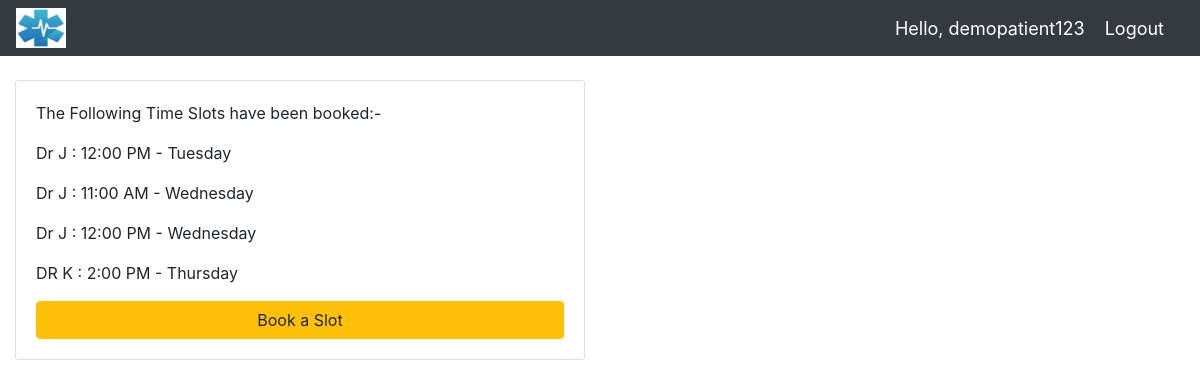
Page /available/ (signed in) on the committed database.
### accounts/models.py (models this page shows, shortened)
class Appointment(models.Model):
    DAYS=(
        ('Monday','Monday'),
        ('Tuesday','Tuesday'),
        ('Wednesday','Wednesday'),
        ('Thursday','Thursday'),
        ('Friday','Friday'),
    )
    TIME_SLOT=(
        ('09:00 AM','09:00 : 09:30'),
        ('10:00 AM','10:00 : 10:30'),
        ('11:00 AM','11:00 : 11:30'),
        ('12:00 PM','12:00 : 12:30'),
        ('1:00 PM','13:00 : 13:30'),
        ('2:00 PM','14:00 : 14:30'),
        ('3:00 PM','15:00 : 15:30'),
        ('4:00 PM','16:00 : 16:30'),
        ('15:00 PM','17:00 : 17:30'),
    )
    patient=models.ForeignKey(Patient,null=True,on_delete=models.SET_NULL)
    Doctor=models.ForeignKey(Doctor,null=True,on_delete=models.SET_NULL)
    day=models.CharField(max_length=200,null=True,choices=DAYS)
    time_slot=models.CharField(max_length=200,choices=TIME_SLOT)

class Doctor(models.Model):
    name=models.CharField(max_length=200,null=True)
    speciality=models.CharField(max_length=200,null=True)
    email=models.CharField(max_length=200,null=True)
    def __str__(self):
        return self.name

### accounts/views.py (the view)
# urls.py: path('available/', views.available, name="available"),
@login_required(login_url='login')
def available(request):
	appointments=Appointment.objects.all()
	context = {'appointments':appointments}
	return render(request, 'accounts/available.html',context)

### accounts/templates/accounts/available.html (shortened to what this page needs)
{%  extends 'accounts/main.html' %}
{% load static %}
{% block content %}
<br>
<div class="row">
	<div class="col-md-6">
		<div class="card card-body">
			<p>The Following Time Slots have been booked:-</p>
            {% for appointment in appointments %}
            <p>{{appointment.Doctor}} : {{appointment.time_slot}} - {{appointment.day}} </p>
			{% endfor %}
				<a class="btn btn-warning" href="{% url 'create_order' request.user.id %}">Book a Slot</a>
		</div>
	</div>
</div>
{% endblock %}

### accounts/templates/accounts/navbar.html (shortened to what this page needs)
{%load static%}
<nav class="navbar navbar-expand-lg navbar-dark bg-dark">
    <a href="{% url 'home'%}"><img src="{% static '/images/logo1.jpeg'%}" width="50" height="40"/></a>
    <span class="hello-msg">Hello, {{request.user}}</span>
  <span ><a  class="hello-msg" href="{% url 'logout' %}">Logout</a></span>
  </nav>

### accounts/templates/accounts/navbar.html (style rules this page uses)
.hello-msg { font-size: 18px; color: #fff; margin-right: 20px; }

### rows in the picture
Appointment: Doctor "Dr J", time_slot "12:00 PM", day "Tuesday"
Appointment: Doctor "Dr J", time_slot "11:00 AM", day "Wednesday"
Appointment: Doctor "Dr J", time_slot "12:00 PM", day "Wednesday"
Appointment: Doctor "DR K", time_slot "2:00 PM", day "Thursday"

### other values in the picture
{{ request.user }} "demopatient123"
